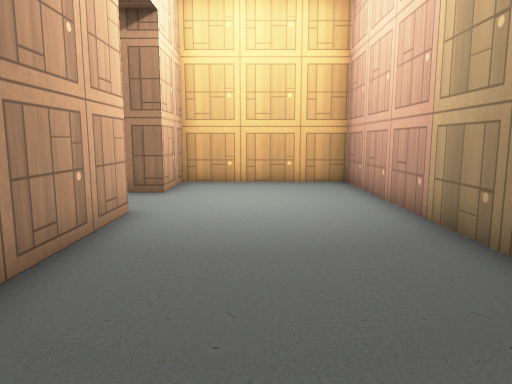
view 1 (above)

12 first-person views from a walk through a 3-D level made in the Godot game engine. The camera is 1.4 m above the floor, tilts 8° down and sees 70° across. The floor is counted in squares, 1 m on a side. Each view is taken from the middle of a square. On the plan, view 1 faces up. The plan holds only what a view shows up to about 16 squares ahead; the rest is blank. The place goes on beyond the plan. Flat picture figures and markers are not drawn. Characters and animated objects are not drawn. Some surface patterns are stand-ins.

view 2
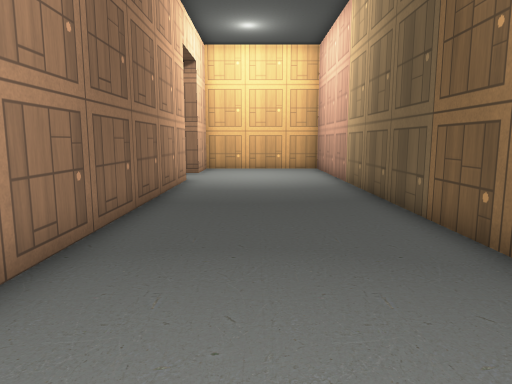

view 3
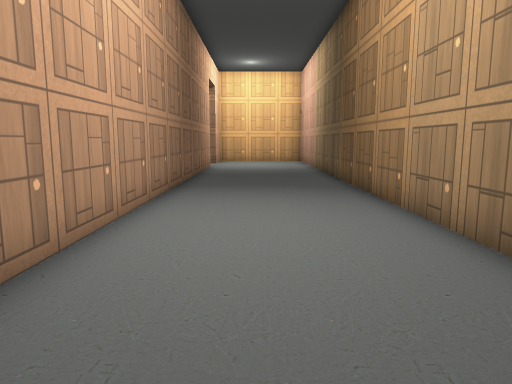

view 4
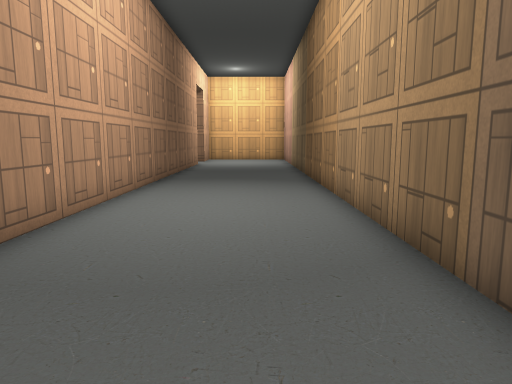

view 5
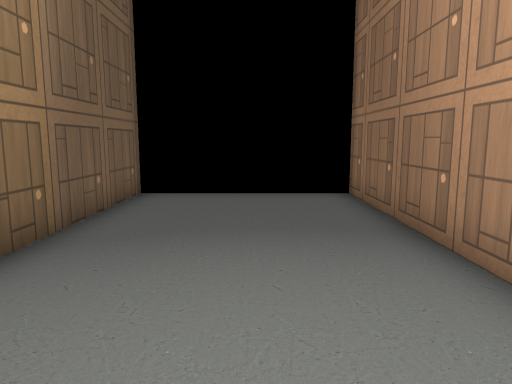

view 6
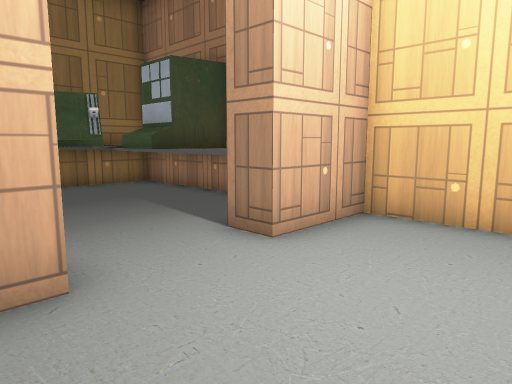

view 7
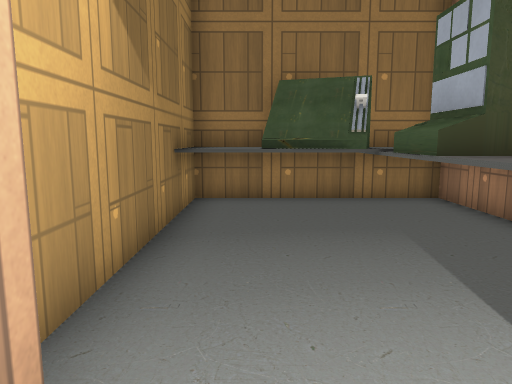

view 8
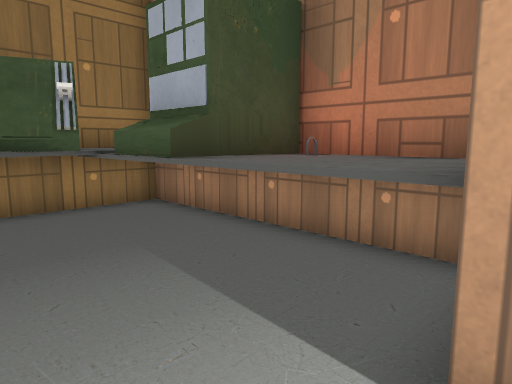

view 9
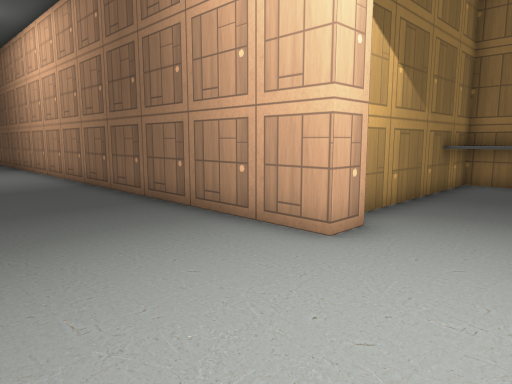

view 10
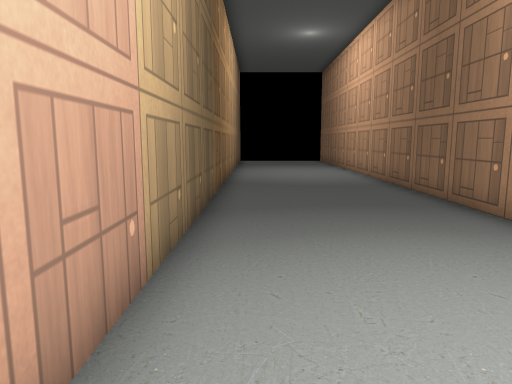

view 11
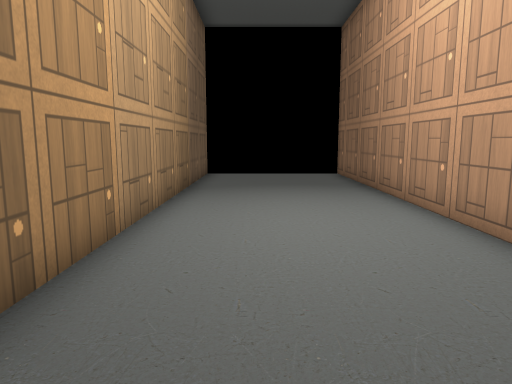

view 12
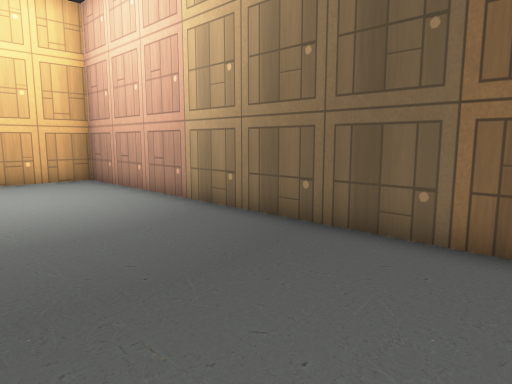

### Floor plan
Key: @ floor where view 1 was taken; # wall or solid block; x gap in a wall; . floor; ^ raised ledge.
Columns run from 11 left of view 1 to 3 right of it. Each row starts with its distance up from view 1.
 13 ###     ######
 12 ^  ^^^^^#.....#
 11 ^^^^^^^^#.....#
 10 ^^#xx^^^#.....#
  9 #^#...........#
  8 ^^^...........#
  7 ^^^.....#.....#
  6 #########.....#
  5         #.....#
  4         #.....#
  3         #.....#
  2         #.....#
  1         #.....#
  0         #..@..#
 -1         #.....#
 -2         #.....#
 -3         #.....#
 -4         #.....#
 -5         #.....#
 -6         #.....#
 -7         #.....#
 -8         #.....#
 -9         #.....#
-10         #.....#
-11         #.....#
-12         #.....#
-13         #.....#
-14         #.....#
-15         #.....#
-16         #     #

Where each view was taken, in squares from view 1:
view 1: 0 up, 0 right, facing up
view 2: 6 down, 0 right, facing up
view 3: 13 down, 0 right, facing up
view 4: 15 down, 1 right, facing up
view 5: 6 down, 0 right, facing down
view 6: 6 up, 1 right, facing up-left
view 7: 8 up, 2 left, facing left
view 8: 8 up, 3 left, facing up-left
view 9: 10 up, 2 right, facing down-left
view 10: 10 up, 2 right, facing down
view 11: 0 up, 1 right, facing down
view 12: 1 down, 2 left, facing up-right
